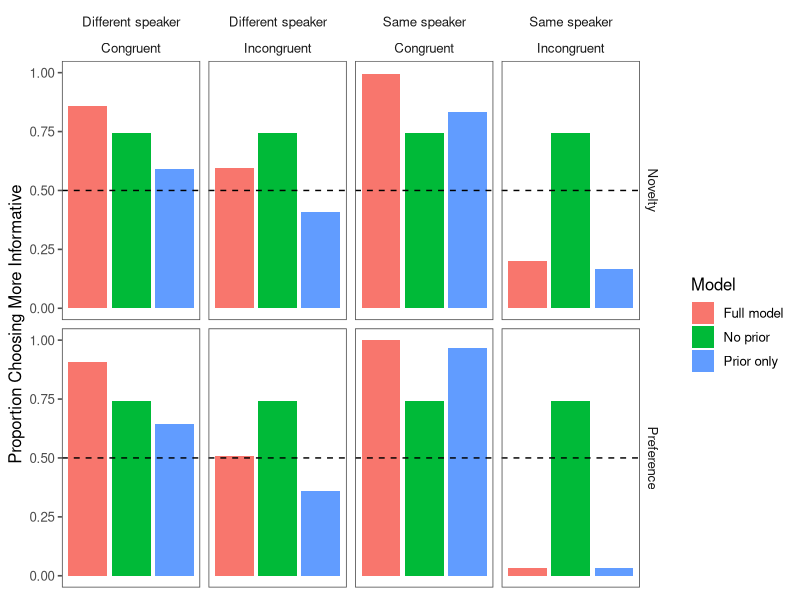
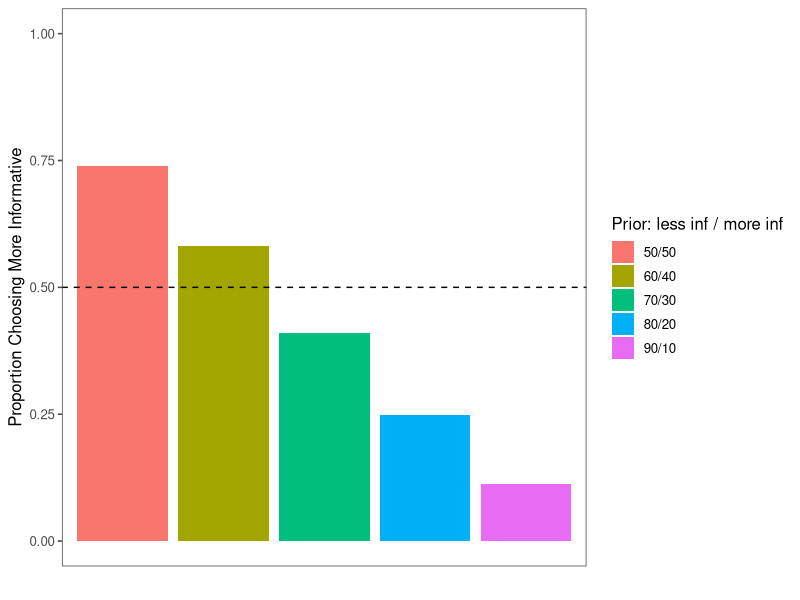

Reproduce these figures in R, in order.
## ---- chunk 1
knitr::opts_chunk$set(echo = TRUE)

library(tidyverse)
library(knitr)
library(ggthemes)
## ---- chunk 2

pred <- data.frame(
  Experiment = c("Preference","Preference","Preference","Preference","Novelty","Novelty","Novelty","Novelty","Preference","Preference","Preference","Preference","Novelty","Novelty","Novelty","Novelty","Preference","Preference","Preference","Preference","Novelty","Novelty","Novelty","Novelty"),
  Change = c("Same speaker","Same speaker","Different speaker","Different speaker","Same speaker","Same speaker","Different speaker","Different speaker","Same speaker","Same speaker","Different speaker","Different speaker","Same speaker","Same speaker","Different speaker","Different speaker","Same speaker","Same speaker","Different speaker","Different speaker","Same speaker","Same speaker","Different speaker","Different speaker"),
  Alignment = c("Congruent","Incongruent","Congruent","Incongruent","Congruent","Incongruent","Congruent","Incongruent","Congruent","Incongruent","Congruent","Incongruent","Congruent","Incongruent","Congruent","Incongruent","Congruent","Incongruent","Congruent","Incongruent","Congruent","Incongruent","Congruent","Incongruent"),
  Model = c("Full model","Full model","Full model","Full model","Full model","Full model","Full model","Full model","No prior","No prior","No prior","No prior","No prior","No prior","No prior","No prior", "Prior only","Prior only","Prior only","Prior only","Prior only","Prior only","Prior only","Prior only"),
  corr = c(0.9999672744165804,0.03460862921907267,0.9083230583454356,0.5090645649737232,0.9930727540990627,0.20045767964927574,0.8603373265403738,0.594975610001643,0.742,0.742,0.742,0.742,0.742,0.742,0.742,0.742,0.967,0.033,0.642,0.358,0.833,0.167,0.592,0.408))

pred %>%
  knitr::kable(digits = 3)
  
ggplot(pred, 
       aes(x = Model, y = corr, fill = Model)) +
  geom_bar(stat="identity") + 
  geom_hline(yintercept = 0.5, lty=2)+
  labs(x=" ",y="Proportion Choosing More Informative")+
  facet_grid(Experiment ~ Change*Alignment)+
  theme_few(base_size = 12) + 
  theme(axis.text.x=element_blank(),axis.ticks.x=element_blank(),axis.title.x=element_blank())+
  ylim(0,1)

## ---- chunk 3

pred <- data.frame(
  Prior = c("90/10","80/20","70/30","60/40","50/50"),
  corr = c(0.1118794400899893,0.24897738407515466,0.40911964439987003,0.5807810413750243,0.74)
)

ggplot(pred, 
       aes(x = Prior, y = corr, fill = Prior)) +
  geom_bar(stat="identity") + 
  geom_hline(yintercept = 0.5, lty=2)+
  labs(x="",y="Proportion Choosing More Informative")+
  theme_few(base_size = 12) +
  scale_fill_discrete(name = "Prior: less inf / more inf")+
  ylim(0,1)+
  theme(axis.text.x=element_blank(),axis.ticks.x=element_blank())

